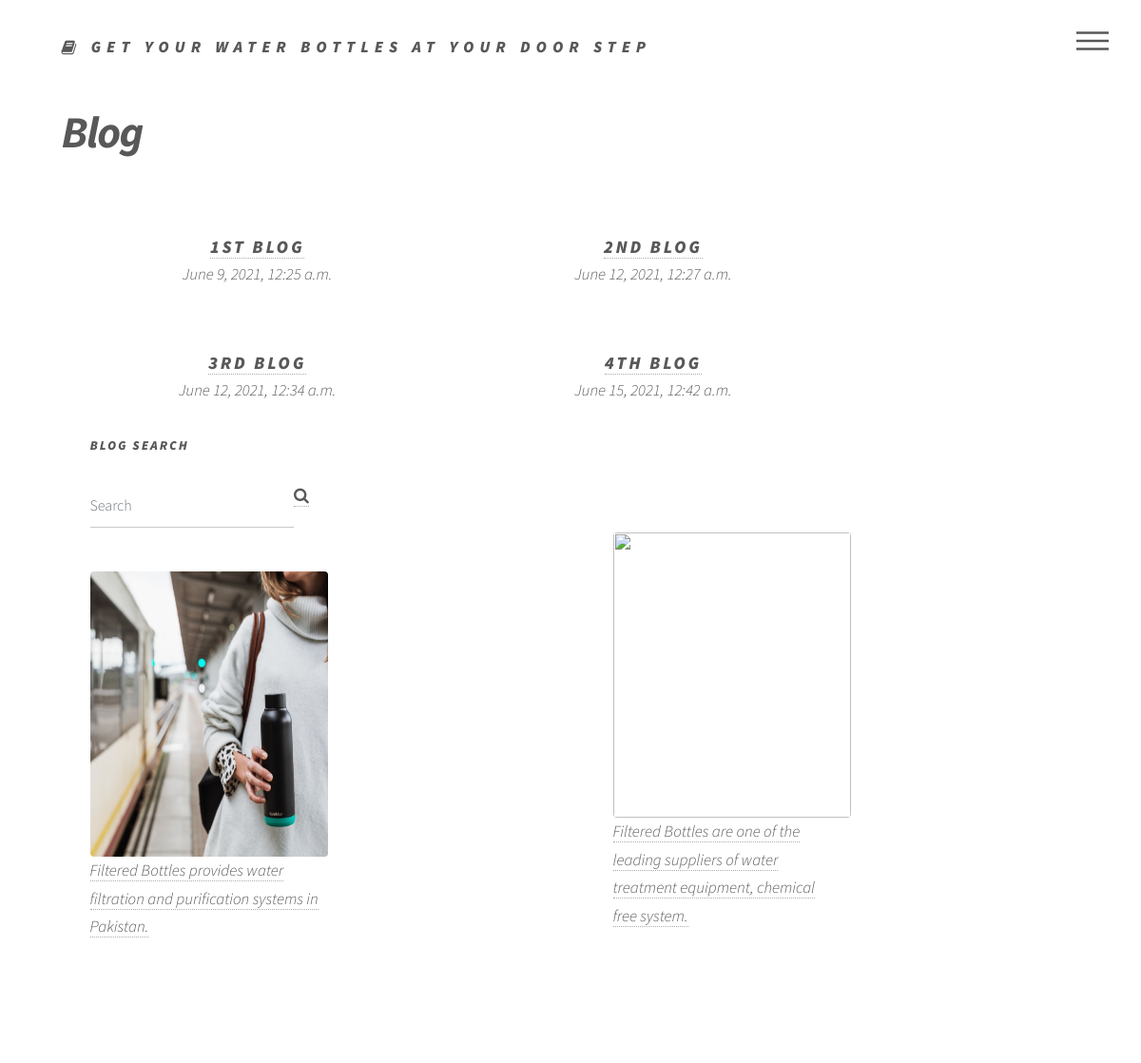
The app's page /blog.html/ (upper part), older data.
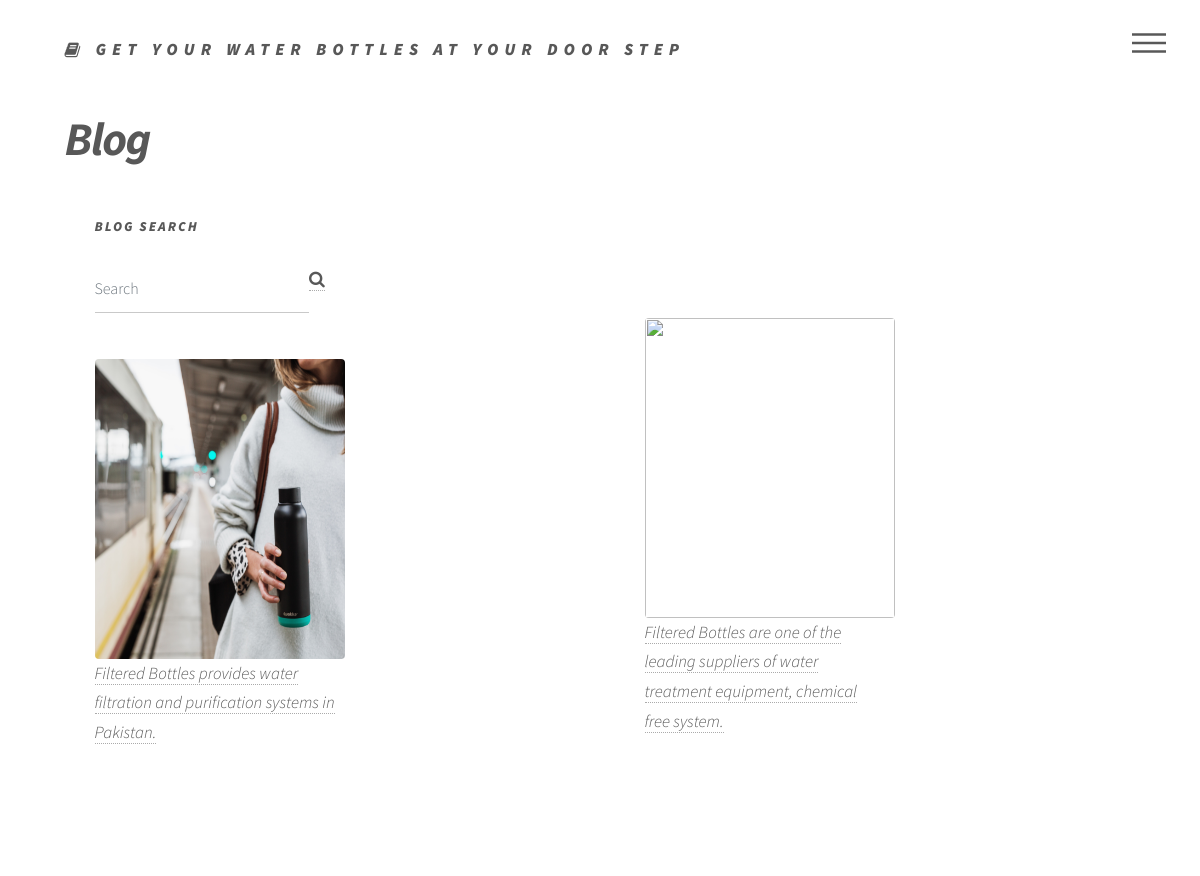
The same page, newer data.
### accounts/models.py (models this page shows)
class Blog_details(models.Model):
    Blog_para=models.CharField(max_length=150)
    Blog_date=models.DateTimeField()
    Blog_img=models.ImageField(upload_to='image')

### accounts/views.py (the view)
# urls.py: path('blog.html/',views.blog, name=("blog")),
def blog(request):
	temp=Blog_details.objects.all()
	return render (request, 'accounts/blog.html',{'about':temp})

### accounts/templates/accounts/blog.html (shortened to what this page needs)
{% load static %}
<!DOCTYPE HTML>
<html>
	<head>
		<link rel="stylesheet" href="{% static 'accounts/bootstrap/css/bootstrap.min.css' %}" />
		<link rel="stylesheet" href="{% static 'accounts/css/main.css' %}" />
	</head>
	<body class="is-preload">
			<div id="wrapper">
					<header id="header">
						<div class="inner">
								<a href="index.html" class="logo">
									<span class="fa fa-book"></span> <span class="title">Get your Water Bottles at your door step</span>
								</a>
								<nav>
									<ul>
										<li><a href="#menu">Menu</a></li>
									</ul>
								</nav>
						</div>
					</header>
					<div id="main">
						<div class="inner">
							<h1>Blog</h1>
							<div class="container-fluid">
								<div class="row">
									<div class="col-9">
										<div class="row">
											{% for data in about %}
												<div class="col-sm-6 text-center">
													<h2 class="m-n"><a href="blog-post.html">{{data.Blog_para}}</a></h2>
													<p> {{data.Blog_date}}</p>
											</div>
											{% endfor %}
											</div>
										</div>
									</div>
									<div class="col-3">
										<div class="form-group">
				                            <h4>Blog Search</h4>
				                        </div>
										<div class="form-group">
				                            <div class="input-group">
				                                <input type="text" class="form-control" placeholder="Search" aria-label="Search" aria-describedby="basic-addon2">
				                                <span class="input-group-addon"><a href="#"><i class="fa fa-search"></i></a></span>
				                            </div>
				                        </div>
				                        <br>
																<div class="image main" style= " width: 250px; height: 200px;">
																	<img src="{% static 'accounts/images/quokkabottles-bcGBUn52GwQ-unsplash.jpg' %}" class="img-fluid" alt="" style="width: 250px; height: 300px;" />
																	<p><a href="{% url 'blog-post'%}">Filtered Bottles provides water filtration and purification systems in Pakistan.</a></p>
																</div>
																<br><br><br><br>
																						<br><br><br><br>
										<div class="image main" style="margin-left: 550px; margin-top: -1150px;">
																	<img src="{% static 'accounts/images/nathan-dumlao-N1bYCseTzgI-unsplash.jpg' %}" alt="" style="width: 250px; height: 300px;" />
																	<p ><a href="{% url 'blog-post'%}">Filtered Bottles are one of the leading suppliers of water treatment equipment, chemical free system. </a></p>
																</div>
																<br><br><br><br>
																<br><br><br><br>
																<br><br><br><br>
																<br><br><br><br>
									</div>
								</div>
							</div>
						</div>
					</div>
					<br><br><br><br>
					<br><br><br><br>
					<br><br><br><br>
	</body>
</html>

Row changes from the older to the newer data that the page shows:
removed Blog_details: Blog_para "1ST BLOG", Blog_date "June 9, 2021, 12:25 a.m."
removed Blog_details: Blog_para "2ND BLOG", Blog_date "June 12, 2021, 12:27 a.m."
removed Blog_details: Blog_para "3RD BLOG", Blog_date "June 12, 2021, 12:34 a.m."
removed Blog_details: Blog_para "4TH BLOG", Blog_date "June 15, 2021, 12:42 a.m."
